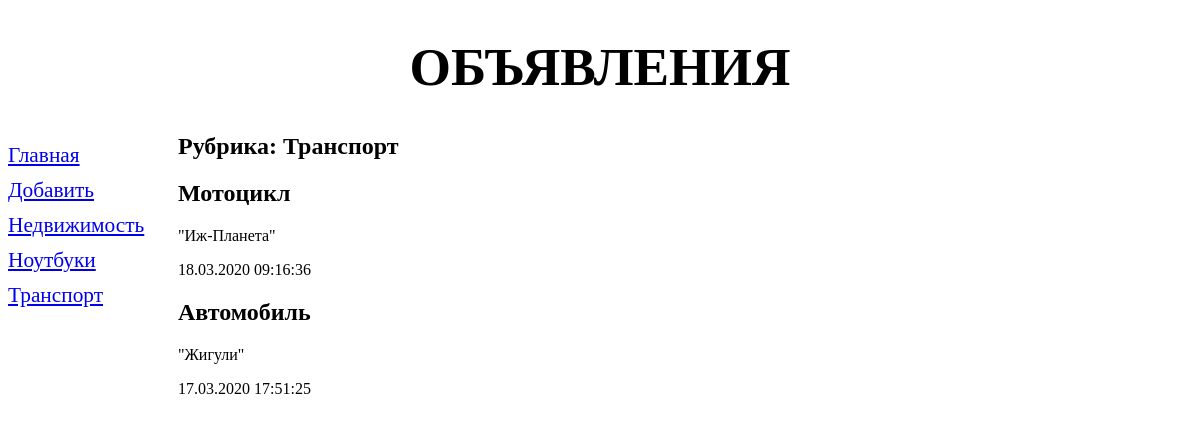
The page /bboard/2/ on the database its author committed.
### bboard/models.py (models this page shows, shortened)
class Rubric(models.Model):
	name = models.CharField(max_length=20,db_index=True,verbose_name='Название')
	class Meta:
		verbose_name_plural = 'Рубрики'
		verbose_name = 'Рубрика'
		ordering = ['name']

class Bb(models.Model):
	title = models.CharField(max_length=50,verbose_name='Товар')
	content = models.TextField(null=True,blank=True,verbose_name='Описание')
	price = models.FloatField(null=True,blank=True,verbose_name='Цена')
	published = models.DateTimeField(auto_now_add=True,db_index=True,verbose_name='Опубликовано')
	rubric = models.ForeignKey('Rubric',null = True,
		on_delete=models.PROTECT, verbose_name='Рубрика')
	class Meta:
		verbose_name_plural = "Объявления"
		verbose_name = "Объявление"
		ordering = ['-published']

### bboard/views.py (the view)
# urls.py: path('<int:rubric_id>/',by_rubric,name='by_rubric'),
def by_rubric(request,rubric_id):
	bbs = Bb.objects.filter(rubric = rubric_id)
	rubrics = Rubric.objects.all()
	current_rubric = Rubric.objects.get(pk=rubric_id)
	context = {'bbs':bbs , 'rubrics':rubrics,
	'current_rubric':current_rubric}
	return render(request,'bboard/by_rubric.html',context)

### bboard/templates/bboard/by_rubric.html (shortened to what this page needs)
{% extends "layout/basic.html" %}
{% block content %}
<h2> Рубрика: {{ current_rubric.name}} </h2>
{% for bb in bbs %}
<div>
	<h2>{{ bb.title }}</h2>
	<p>{{ bb.content }}</p>
	<p>{{ bb.published|date:"d.m.Y H:i:s" }}</p>
</div>
{% endfor %}
{% endblock %}

### bboard/templates/layout/basic.html (shortened to what this page needs)
{% load static %}
<!DOCTYPE html>
<html>
<head>
</head>
<body>
	<header>
		<h1>Объявления</h1>
	</header>
	<nav>
		<a href="/bboard">Главная</a>
		<a href="{% url 'add' %}">Добавить</a>
		{% for rubric in rubrics %}
		<a href="{% url 'by_rubric' rubric.pk%}">{{ rubric.name }}</a>
		{% endfor %}
	</nav>
	<section>
		{% block content %}
		{% endblock %}
	</section>
</body>
</html>

### bboard/templates/layout/basic.html (style rules this page uses)
header h1 { font-size: 40pt; text-transform: uppercase; text-align: center; }
nav { font-size: 16pt; width: 150px; float: left; }
nav a { display: block; margin: 10px 0px; }
section { margin-left: 170px; }

### rows shown on the page
Rubric: name "Недвижимость"
Rubric: name "Ноутбуки"
Rubric: name "Транспорт"
Bb: title "Мотоцикл", content "\"Иж-Планета\"", published "18.03.2020 09:16:36"
Bb: title "Автомобиль", content "\"Жигули\"", published "17.03.2020 17:51:25"
